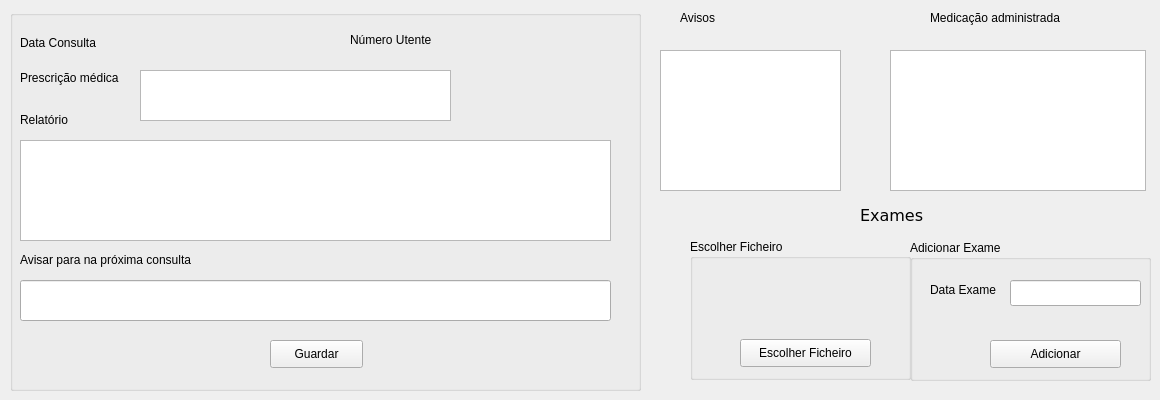
      <widget class="QWidget" name="tab_7">
       <attribute name="title">
        <string>Consulta</string>
       </attribute>
       <widget class="QGroupBox" name="groupBox_4">
        <property name="geometry">
         <rect>
          <x>10</x>
          <y>10</y>
          <width>631</width>
          <height>381</height>
         </rect>
        </property>
        <property name="title">
         <string/>
        </property>
        <widget class="QPushButton" name="addAppointmentReport">
         <property name="geometry">
          <rect>
           <x>260</x>
           <y>330</y>
           <width>93</width>
           <height>28</height>
          </rect>
         </property>
         <property name="text">
          <string>Guardar</string>
         </property>
        </widget>
        <widget class="QLabel" name="label_77">
         <property name="geometry">
          <rect>
           <x>10</x>
           <y>58</y>
           <width>131</width>
           <height>20</height>
          </rect>
         </property>
         <property name="text">
          <string>Prescrição médica</string>
         </property>
        </widget>
        <widget class="QLabel" name="label_88">
         <property name="geometry">
          <rect>
           <x>10</x>
           <y>100</y>
           <width>71</width>
           <height>20</height>
          </rect>
         </property>
         <property name="text">
          <string>Relatório</string>
         </property>
        </widget>
        <widget class="QLabel" name="label_89">
         <property name="geometry">
          <rect>
           <x>10</x>
           <y>23</y>
           <width>110</width>
           <height>20</height>
          </rect>
         </property>
         <property name="text">
          <string>Data Consulta</string>
         </property>
        </widget>
        <widget class="QLineEdit" name="addReportWarning">
         <property name="geometry">
          <rect>
           <x>10</x>
           <y>270</y>
           <width>591</width>
           <height>41</height>
          </rect>
         </property>
         <property name="text">
          <string/>
         </property>
        </widget>
        <widget class="QLabel" name="label_90">
         <property name="geometry">
          <rect>
           <x>10</x>
           <y>240</y>
           <width>231</width>
           <height>20</height>
          </rect>
         </property>
         <property name="text">
          <string>Avisar para na próxima consulta</string>
         </property>
        </widget>
        <widget class="QLabel" name="label_93">
         <property name="geometry">
          <rect>
           <x>340</x>
           <y>20</y>
           <width>101</width>
           <height>20</height>
          </rect>
         </property>
         <property name="text">
          <string>Número Utente</string>
         </property>
        </widget>
        <widget class="QLabel" name="addReportDate">
         <property name="geometry">
          <rect>
           <x>150</x>
           <y>25</y>
           <width>131</width>
           <height>21</height>
          </rect>
         </property>
         <property name="text">
          <string/>
         </property>
        </widget>
        <widget class="QLabel" name="addReportPatientNumber">
         <property name="geometry">
          <rect>
           <x>450</x>
           <y>20</y>
           <width>151</width>
           <height>21</height>
          </rect>
         </property>
         <property name="text">
          <string/>
         </property>
        </widget>
        <widget class="QTextBrowser" name="addReportDescription">
         <property name="geometry">
          <rect>
           <x>10</x>
           <y>130</y>
           <width>591</width>
           <height>101</height>
          </rect>
         </property>
         <property name="textInteractionFlags">
          <set>Qt::TextBrowserInteraction</set>
         </property>
        </widget>
        <widget class="QTextBrowser" name="addReportPrescription">
         <property name="geometry">
          <rect>
           <x>130</x>
           <y>60</y>
           <width>311</width>
           <height>51</height>
          </rect>
         </property>
        </widget>
       </widget>
       <widget class="QGroupBox" name="groupBox_5">
        <property name="geometry">
         <rect>
          <x>690</x>
          <y>239</y>
          <width>221</width>
          <height>141</height>
         </rect>
        </property>
        <property name="title">
         <string>Escolher Ficheiro</string>
        </property>
        <widget class="QPushButton" name="addExamFile">
         <property name="geometry">
          <rect>
           <x>50</x>
           <y>100</y>
           <width>131</width>
           <height>28</height>
          </rect>
         </property>
         <property name="text">
          <string>Escolher Ficheiro</string>
         </property>
        </widget>
        <widget class="QLabel" name="labelImage">
         <property name="geometry">
          <rect>
           <x>80</x>
           <y>30</y>
           <width>71</width>
           <height>51</height>
          </rect>
         </property>
         <property name="text">
          <string/>
         </property>
        </widget>
        <widget class="QLabel" name="imageName">
         <property name="geometry">
          <rect>
           <x>30</x>
           <y>70</y>
           <width>181</width>
           <height>21</height>
          </rect>
         </property>
         <property name="text">
          <string/>
         </property>
        </widget>
       </widget>
       <widget class="QLabel" name="label_10">
        <property name="geometry">
         <rect>
          <x>680</x>
          <y>10</y>
          <width>55</width>
          <height>16</height>
         </rect>
        </property>
        <property name="text">
         <string>Avisos</string>
        </property>
       </widget>
       <widget class="QGroupBox" name="groupBox_7">
        <property name="geometry">
         <rect>
          <x>910</x>
          <y>240</y>
          <width>241</width>
          <height>141</height>
         </rect>
        </property>
        <property name="title">
         <string>Adicionar Exame</string>
        </property>
        <widget class="QPushButton" name="addAppointmentExam">
         <property name="geometry">
          <rect>
           <x>80</x>
           <y>100</y>
           <width>131</width>
           <height>28</height>
          </rect>
         </property>
         <property name="text">
          <string>Adicionar</string>
         </property>
        </widget>
        <widget class="QLineEdit" name="addExameDate">
         <property name="geometry">
          <rect>
           <x>100</x>
           <y>40</y>
           <width>131</width>
           <height>26</height>
          </rect>
         </property>
        </widget>
        <widget class="QLabel" name="label_94">
         <property name="geometry">
          <rect>
           <x>20</x>
           <y>40</y>
           <width>110</width>
           <height>20</height>
          </rect>
         </property>
         <property name="text">
          <string>Data Exame</string>
         </property>
        </widget>
       </widget>
       <widget class="QLabel" name="label_13">
        <property name="geometry">
         <rect>
          <x>860</x>
          <y>200</y>
          <width>81</width>
          <height>31</height>
         </rect>
        </property>
        <property name="font">
         <font>
          <family>DejaVu Sans</family>
          <pointsize>12</pointsize>
         </font>
        </property>
        <property name="text">
         <string>Exames</string>
        </property>
       </widget>
       <widget class="QTextBrowser" name="warning_text">
        <property name="geometry">
         <rect>
          <x>660</x>
          <y>50</y>
          <width>181</width>
          <height>141</height>
         </rect>
        </property>
       </widget>
       <widget class="QLabel" name="label_14">
        <property name="geometry">
         <rect>
          <x>930</x>
          <y>10</y>
          <width>151</width>
          <height>16</height>
         </rect>
        </property>
        <property name="text">
         <string>Medicação administrada</string>
        </property>
       </widget>
       <widget class="QTextBrowser" name="medication_text">
        <property name="geometry">
         <rect>
          <x>890</x>
          <y>50</y>
          <width>256</width>
          <height>141</height>
         </rect>
        </property>
       </widget>
      </widget>
